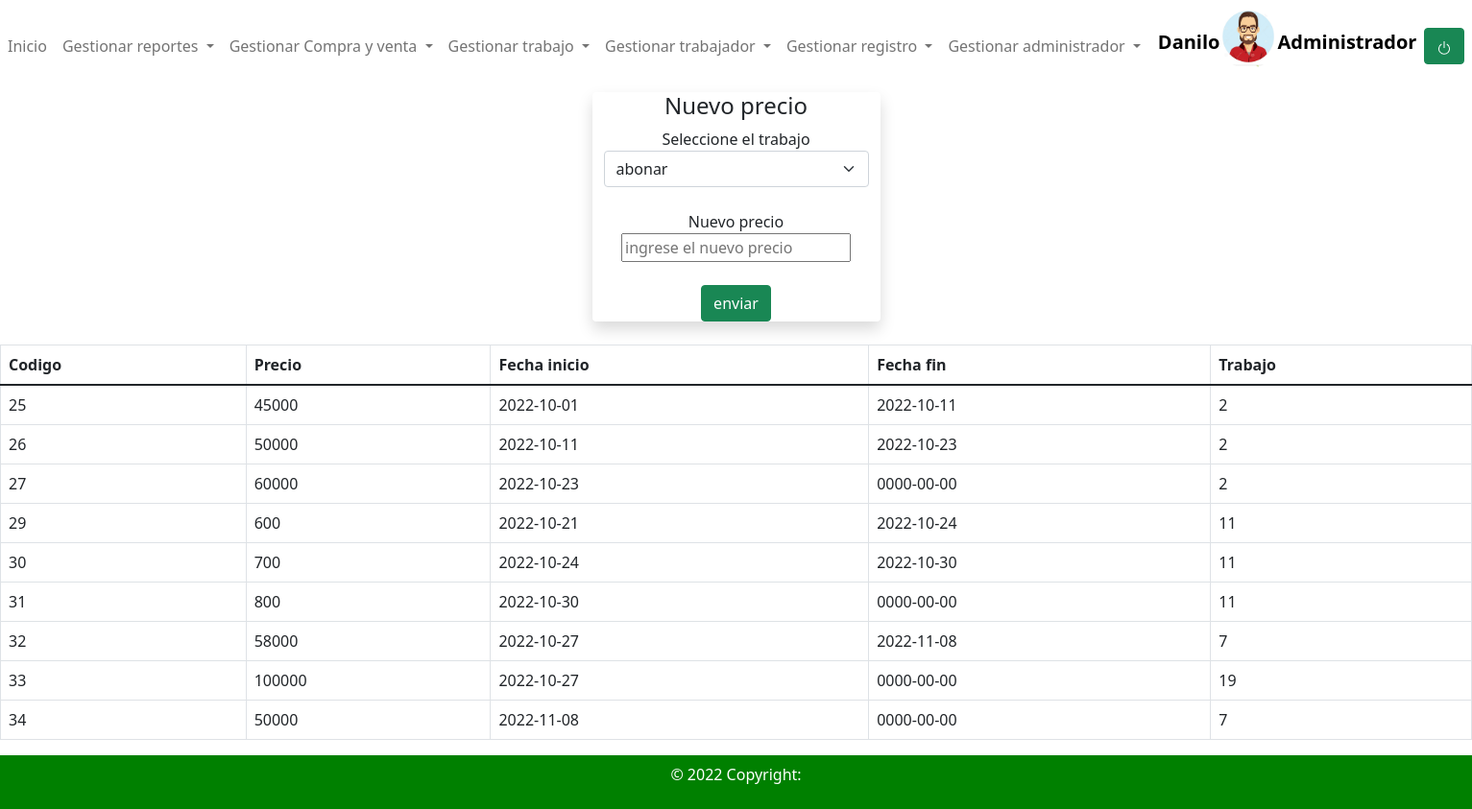
Page /modificar_precio.php (signed in) on the committed database.
### tables this page shows
CREATE TABLE `tblprecio` (
  `cod_precio` int(11) NOT NULL,
  `precio` float NOT NULL,
  `fecha` date NOT NULL,
  `id_tipotrabajo` int(11) NOT NULL,
  `fecha_fin` date DEFAULT NULL
);

### modificar_precio.php (the view, shortened to what this page needs)
<?php session_start();
if ($_SESSION['usuario']) {
?>
  <!DOCTYPE html>
  <html lang="en">
  <head>
    <link href="https://cdn.jsdelivr.net/npm/bootstrap@5.1.3/dist/css/bootstrap.min.css" rel="stylesheet">
  <body>
    <?php require("navar.php");
    ?>
    <center>
      <div class="row align-items-stretch  rounded shadow" style="width:300px ;">
        <center>
          <h4>Nuevo precio</h4>
        </center>
        <form action="" method="get">
          <label for="">Seleccione el trabajo </label>
          <select class="form-select" name="trabajo" aria-label="Default select example">
            <?php
            include("conexion.php");
            $queyprecio = "SELECT idtipotrabajo,descripcion FROM `tbltipotrabajo` ORDER BY descripcion ASC ;";
            $resultado1 = $conexion->query($queyprecio);
            while ($fila = $resultado1->fetch_assoc()) {
            ?>
              <option value="<?php echo $fila['idtipotrabajo']; ?>"> <?php echo $fila['descripcion']; ?></option>
            <?php
            }
            ?>
          </select><br>
          <label for="">Nuevo precio</label><br>
          <input type="text" name="precio" placeholder="ingrese el nuevo precio"><br><br>
          <input class="btn btn-success" type="submit" name="enviar" value="enviar">
        </form>
      </div>
    </center>
    <?php
    require("conexion.php");
    $query3 = "SELECT * FROM `tblprecio` ;";
    $consulta3 = mysqli_query($conexion, $query3); ?>
    <br>
    <table class="table table-bordered ">
      <thead>
        <tr>
          <th scope="col">Codigo</th>
          <th scope="col">Precio</th>
          <th scope="col">Fecha inicio</th>
          <th scope="col">Fecha fin</th>
          <th scope="col">Trabajo</th>
        </tr>
      </thead>
      <tbody>
        <?php
        while ($row3 = $consulta3->fetch_assoc()) { ?>
          <tr>
            <td><?php echo $row3['cod_precio']; ?></td>
            <td><?php echo $row3['precio']; ?></td>
            <td><?php echo $row3['fecha']; ?></td>
            <td><?php echo $row3['fecha_fin']; ?></td>
            <td><?php echo $row3['id_tipotrabajo']; ?></td>
          </tr> <?php
              }
                ?>
      </tbody>
    </table>
    <div class="mt-3 p-2  text-white text-center" style="background:green
 ;">
  <p>   © 2022 Copyright:</p>
</div>
  </body>
  </html>
<?php
} else {
  header("location:index.php");
} ?>

### navar.php (shortened to what this page needs)
<!DOCTYPE html>
<html lang="en">
<head>
</head>
<body>
<nav class="navbar navbar-expand-lg navbar-light" style="color:blanchedalmond">
          <div class="collapse navbar-collapse" id="navbarNavDropdown">
            <ul class="navbar-nav">
               <li class="nav-item">
                <a class="nav-link" href="home.php">Inicio</a>
              </li>
            <li class="nav-item dropdown">
                <a class="nav-link dropdown-toggle " href="#" id="navbarDropdownMenuLink" role="button" data-bs-toggle="dropdown" aria-expanded="false">
              Gestionar reportes
                </a>
              </li>
              <li class="nav-item dropdown">
                <a class="nav-link dropdown-toggle" href="#" id="navbarDropdownMenuLink" role="button" data-bs-toggle="dropdown" aria-expanded="false">
                 Gestionar Compra y venta
                </a>
                  </li>
                </ul>
              <li class="nav-item dropdown">
                <a class="nav-link dropdown-toggle" href="#" id="navbarDropdownMenuLink" role="button" data-bs-toggle="dropdown" aria-expanded="false">
                Gestionar trabajo
                </a>
              </li>
              <li class="nav-item dropdown">
                <a class="nav-link dropdown-toggle" href="#" id="navbarDropdownMenuLink" role="button" data-bs-toggle="dropdown" aria-expanded="false">
                 Gestionar trabajador
                </a>
              </li>
              <li class="nav-item dropdown">
                <a class="nav-link dropdown-toggle" href="#" id="navbarDropdownMenuLink" role="button" data-bs-toggle="dropdown" aria-expanded="false">
                Gestionar registro
                </a>
              </li>
              <li class="nav-item dropdown">
                <a class="nav-link dropdown-toggle" href="#" id="navbarDropdownMenuLink" role="button" data-bs-toggle="dropdown" aria-expanded="false">
                 Gestionar administrador
                </a>
          </div>
                <h5 class="mb-2 "><strong style="color:black;font-size:20px;"><?php echo $_SESSION['nombre'] . "  "; ?></strong></h5>
                <img src="images/avatar.jpg" class="rounded-circle mb-3" style="width: 60px;" alt="Avatar" />
                <br>
                <h5 class="mb-2 "><strong style="color:black;font-size:20px;"><?php echo " Administrador" ; ?></strong></h5>
                                                <span class="badge ">
<a href="salir.php" class="btn btn-success" style="float: right;"><svg xmlns="http://www.w3.org/2000/svg" width="16" height="16" fill="currentColor" class="bi bi-power" viewBox="0 0 16 16">
  <path d="M7.5 1v7h1V1h-1z"/>
  <path d="M3 8.812a4.999 4.999 0 0 1 2.578-4.375l-.485-.874A6 6 0 1 0 11 3.616l-.501.865A5 5 0 1 1 3 8.812z"/>
</svg></a>
</span></p>
    </nav>

### rows in the picture
tblprecio: cod_precio "25", precio "45000", fecha "2022-10-01", fecha_fin "2022-10-11", id_tipotrabajo "2"
tblprecio: cod_precio "26", precio "50000", fecha "2022-10-11", fecha_fin "2022-10-23", id_tipotrabajo "2"
tblprecio: cod_precio "27", precio "60000", fecha "2022-10-23", fecha_fin "0000-00-00", id_tipotrabajo "2"
tblprecio: cod_precio "29", precio "600", fecha "2022-10-21", fecha_fin "2022-10-24", id_tipotrabajo "11"
tblprecio: cod_precio "30", precio "700", fecha "2022-10-24", fecha_fin "2022-10-30", id_tipotrabajo "11"
tblprecio: cod_precio "31", precio "800", fecha "2022-10-30", fecha_fin "0000-00-00", id_tipotrabajo "11"
tblprecio: cod_precio "32", precio "58000", fecha "2022-10-27", fecha_fin "2022-11-08", id_tipotrabajo "7"
tblprecio: cod_precio "33", precio "100000", fecha "2022-10-27", fecha_fin "0000-00-00", id_tipotrabajo "19"
tblprecio: cod_precio "34", precio "50000", fecha "2022-11-08", fecha_fin "0000-00-00", id_tipotrabajo "7"

### other values in the picture
$_SESSION['nombre'] "Danilo"
form field trabajo "abonar"
